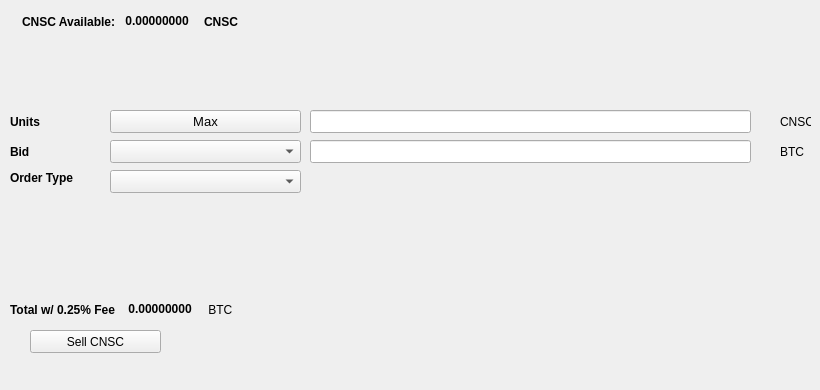
   <widget class="QWidget" name="SellTab">
    <attribute name="title">
     <string>Sell</string>
    </attribute>
    <widget class="QLabel" name="label_16">
     <property name="geometry">
      <rect>
       <x>780</x>
       <y>140</y>
       <width>31</width>
       <height>23</height>
      </rect>
     </property>
     <property name="text">
      <string>BTC</string>
     </property>
    </widget>
    <widget class="QComboBox" name="SellBidcomboBox">
     <property name="geometry">
      <rect>
       <x>110</x>
       <y>140</y>
       <width>191</width>
       <height>23</height>
      </rect>
     </property>
     <property name="font">
      <font>
       <pointsize>10</pointsize>
      </font>
     </property>
    </widget>
    <widget class="QLabel" name="label_18">
     <property name="geometry">
      <rect>
       <x>10</x>
       <y>110</y>
       <width>46</width>
       <height>23</height>
      </rect>
     </property>
     <property name="font">
      <font>
       <weight>75</weight>
       <bold>true</bold>
      </font>
     </property>
     <property name="text">
      <string>Units</string>
     </property>
    </widget>
    <widget class="QPushButton" name="Sell_Max_Amount">
     <property name="geometry">
      <rect>
       <x>110</x>
       <y>110</y>
       <width>191</width>
       <height>23</height>
      </rect>
     </property>
     <property name="font">
      <font>
       <pointsize>10</pointsize>
      </font>
     </property>
     <property name="text">
      <string>Max</string>
     </property>
    </widget>
    <widget class="QLabel" name="label_20">
     <property name="geometry">
      <rect>
       <x>10</x>
       <y>170</y>
       <width>91</width>
       <height>16</height>
      </rect>
     </property>
     <property name="font">
      <font>
       <weight>75</weight>
       <bold>true</bold>
      </font>
     </property>
     <property name="text">
      <string>Order Type</string>
     </property>
    </widget>
    <widget class="QComboBox" name="SellOrdertypeCombo">
     <property name="geometry">
      <rect>
       <x>110</x>
       <y>170</y>
       <width>191</width>
       <height>23</height>
      </rect>
     </property>
     <property name="font">
      <font>
       <pointsize>10</pointsize>
      </font>
     </property>
    </widget>
    <widget class="QLabel" name="label_21">
     <property name="geometry">
      <rect>
       <x>10</x>
       <y>140</y>
       <width>46</width>
       <height>23</height>
      </rect>
     </property>
     <property name="font">
      <font>
       <weight>75</weight>
       <bold>true</bold>
      </font>
     </property>
     <property name="text">
      <string>Bid</string>
     </property>
    </widget>
    <widget class="QLabel" name="label_22">
     <property name="geometry">
      <rect>
       <x>780</x>
       <y>110</y>
       <width>31</width>
       <height>23</height>
      </rect>
     </property>
     <property name="text">
      <string>CNSC</string>
     </property>
    </widget>
    <widget class="QLineEdit" name="UnitsInputCNSC">
     <property name="geometry">
      <rect>
       <x>310</x>
       <y>110</y>
       <width>441</width>
       <height>23</height>
      </rect>
     </property>
     <property name="font">
      <font>
       <pointsize>9</pointsize>
       <weight>75</weight>
       <bold>true</bold>
      </font>
     </property>
    </widget>
    <widget class="QLineEdit" name="SellBidPriceEdit">
     <property name="geometry">
      <rect>
       <x>310</x>
       <y>140</y>
       <width>441</width>
       <height>23</height>
      </rect>
     </property>
     <property name="font">
      <font>
       <pointsize>9</pointsize>
       <weight>75</weight>
       <bold>true</bold>
      </font>
     </property>
    </widget>
    <widget class="QPushButton" name="SellCNSCBTN">
     <property name="geometry">
      <rect>
       <x>30</x>
       <y>330</y>
       <width>131</width>
       <height>23</height>
      </rect>
     </property>
     <property name="text">
      <string>Sell CNSC</string>
     </property>
     <property name="icon">
      <iconset resource="../cnsc">
       <normaloff>:/icons/bitcoin</normaloff>:/icons/bitcoin</iconset>
     </property>
    </widget>
    <widget class="QWidget" name="layoutWidget3">
     <property name="geometry">
      <rect>
       <x>22</x>
       <y>12</y>
       <width>258</width>
       <height>19</height>
      </rect>
     </property>
     <layout class="QHBoxLayout" name="horizontalLayout">
      <item>
       <widget class="QLabel" name="label232_2">
        <property name="font">
         <font>
          <weight>75</weight>
          <bold>true</bold>
         </font>
        </property>
        <property name="text">
         <string>CNSC Available:</string>
        </property>
       </widget>
      </item>
      <item>
       <widget class="QLabel" name="CNSCAvailableLabel">
        <property name="palette">
         <palette>
          <active>
           <colorrole role="WindowText">
            <brush brushstyle="SolidPattern">
             <color alpha="255">
              <red>0</red>
              <green>0</green>
              <blue>0</blue>
             </color>
            </brush>
           </colorrole>
           <colorrole role="Button">
            <brush brushstyle="SolidPattern">
             <color alpha="255">
              <red>0</red>
              <green>170</green>
              <blue>0</blue>
             </color>
            </brush>
           </colorrole>
           <colorrole role="Light">
            <brush brushstyle="SolidPattern">
             <color alpha="255">
              <red>0</red>
              <green>255</green>
              <blue>0</blue>
             </color>
            </brush>
           </colorrole>
           <colorrole role="Midlight">
            <brush brushstyle="SolidPattern">
             <color alpha="255">
              <red>0</red>
              <green>212</green>
              <blue>0</blue>
             </color>
            </brush>
           </colorrole>
           <colorrole role="Dark">
            <brush brushstyle="SolidPattern">
             <color alpha="255">
              <red>0</red>
              <green>85</green>
              <blue>0</blue>
             </color>
            </brush>
           </colorrole>
           <colorrole role="Mid">
            <brush brushstyle="SolidPattern">
             <color alpha="255">
              <red>0</red>
              <green>113</green>
              <blue>0</blue>
             </color>
            </brush>
           </colorrole>
           <colorrole role="Text">
            <brush brushstyle="SolidPattern">
             <color alpha="255">
              <red>0</red>
              <green>170</green>
              <blue>0</blue>
             </color>
            </brush>
           </colorrole>
           <colorrole role="BrightText">
            <brush brushstyle="SolidPattern">
             <color alpha="255">
              <red>255</red>
              <green>255</green>
              <blue>255</blue>
             </color>
            </brush>
           </colorrole>
           <colorrole role="ButtonText">
            <brush brushstyle="SolidPattern">
             <color alpha="255">
              <red>0</red>
              <green>0</green>
              <blue>0</blue>
             </color>
            </brush>
           </colorrole>
           <colorrole role="Base">
            <brush brushstyle="SolidPattern">
             <color alpha="255">
              <red>255</red>
              <green>255</green>
              <blue>255</blue>
             </color>
            </brush>
           </colorrole>
           <colorrole role="Window">
            <brush brushstyle="SolidPattern">
             <color alpha="255">
              <red>0</red>
              <green>170</green>
              <blue>0</blue>
             </color>
            </brush>
           </colorrole>
           <colorrole role="Shadow">
            <brush brushstyle="SolidPattern">
             <color alpha="255">
              <red>0</red>
              <green>0</green>
              <blue>0</blue>
             </color>
            </brush>
           </colorrole>
           <colorrole role="AlternateBase">
            <brush brushstyle="SolidPattern">
             <color alpha="255">
              <red>127</red>
              <green>212</green>
              <blue>127</blue>
             </color>
            </brush>
           </colorrole>
           <colorrole role="ToolTipBase">
            <brush brushstyle="SolidPattern">
             <color alpha="255">
              <red>255</red>
              <green>255</green>
              <blue>220</blue>
             </color>
            </brush>
           </colorrole>
           <colorrole role="ToolTipText">
            <brush brushstyle="SolidPattern">
             <color alpha="255">
              <red>0</red>
              <green>0</green>
              <blue>0</blue>
             </color>
            </brush>
           </colorrole>
          </active>
          <inactive>
           <colorrole role="WindowText">
            <brush brushstyle="SolidPattern">
             <color alpha="255">
              <red>0</red>
              <green>0</green>
              <blue>0</blue>
             </color>
            </brush>
           </colorrole>
           <colorrole role="Button">
            <brush brushstyle="SolidPattern">
             <color alpha="255">
              <red>0</red>
              <green>170</green>
              <blue>0</blue>
             </color>
            </brush>
           </colorrole>
           <colorrole role="Light">
            <brush brushstyle="SolidPattern">
             <color alpha="255">
              <red>0</red>
              <green>255</green>
              <blue>0</blue>
             </color>
            </brush>
           </colorrole>
           <colorrole role="Midlight">
            <brush brushstyle="SolidPattern">
             <color alpha="255">
              <red>0</red>
              <green>212</green>
              <blue>0</blue>
             </color>
            </brush>
           </colorrole>
           <colorrole role="Dark">
            <brush brushstyle="SolidPattern">
             <color alpha="255">
              <red>0</red>
              <green>85</green>
              <blue>0</blue>
             </color>
            </brush>
           </colorrole>
           <colorrole role="Mid">
            <brush brushstyle="SolidPattern">
             <color alpha="255">
              <red>0</red>
              <green>113</green>
              <blue>0</blue>
             </color>
            </brush>
           </colorrole>
           <colorrole role="Text">
            <brush brushstyle="SolidPattern">
             <color alpha="255">
              <red>0</red>
              <green>170</green>
              <blue>0</blue>
             </color>
            </brush>
           </colorrole>
           <colorrole role="BrightText">
            <brush brushstyle="SolidPattern">
             <color alpha="255">
              <red>255</red>
              <green>255</green>
              <blue>255</blue>
             </color>
            </brush>
           </colorrole>
           <colorrole role="ButtonText">
            <brush brushstyle="SolidPattern">
             <color alpha="255">
              <red>0</red>
              <green>0</green>
              <blue>0</blue>
             </color>
            </brush>
           </colorrole>
           <colorrole role="Base">
            <brush brushstyle="SolidPattern">
             <color alpha="255">
              <red>255</red>
              <green>255</green>
              <blue>255</blue>
             </color>
            </brush>
           </colorrole>
           <colorrole role="Window">
            <brush brushstyle="SolidPattern">
             <color alpha="255">
              <red>0</red>
              <green>170</green>
              <blue>0</blue>
             </color>
            </brush>
           </colorrole>
           <colorrole role="Shadow">
            <brush brushstyle="SolidPattern">
             <color alpha="255">
              <red>0</red>
              <green>0</green>
              <blue>0</blue>
             </color>
            </brush>
           </colorrole>
           <colorrole role="AlternateBase">
            <brush brushstyle="SolidPattern">
             <color alpha="255">
              <red>127</red>
              <green>212</green>
              <blue>127</blue>
             </color>
            </brush>
           </colorrole>
           <colorrole role="ToolTipBase">
            <brush brushstyle="SolidPattern">
             <color alpha="255">
              <red>255</red>
              <green>255</green>
              <blue>220</blue>
             </color>
            </brush>
           </colorrole>
           <colorrole role="ToolTipText">
            <brush brushstyle="SolidPattern">
             <color alpha="255">
              <red>0</red>
              <green>0</green>
              <blue>0</blue>
             </color>
            </brush>
           </colorrole>
          </inactive>
          <disabled>
           <colorrole role="WindowText">
            <brush brushstyle="SolidPattern">
             <color alpha="255">
              <red>0</red>
              <green>85</green>
              <blue>0</blue>
             </color>
            </brush>
           </colorrole>
           <colorrole role="Button">
            <brush brushstyle="SolidPattern">
             <color alpha="255">
              <red>0</red>
              <green>170</green>
              <blue>0</blue>
             </color>
            </brush>
           </colorrole>
           <colorrole role="Light">
            <brush brushstyle="SolidPattern">
             <color alpha="255">
              <red>0</red>
              <green>255</green>
              <blue>0</blue>
             </color>
            </brush>
           </colorrole>
           <colorrole role="Midlight">
            <brush brushstyle="SolidPattern">
             <color alpha="255">
              <red>0</red>
              <green>212</green>
              <blue>0</blue>
             </color>
            </brush>
           </colorrole>
           <colorrole role="Dark">
            <brush brushstyle="SolidPattern">
             <color alpha="255">
              <red>0</red>
              <green>85</green>
              <blue>0</blue>
             </color>
            </brush>
           </colorrole>
           <colorrole role="Mid">
            <brush brushstyle="SolidPattern">
             <color alpha="255">
              <red>0</red>
              <green>113</green>
              <blue>0</blue>
             </color>
            </brush>
           </colorrole>
           <colorrole role="Text">
            <brush brushstyle="SolidPattern">
             <color alpha="255">
              <red>0</red>
              <green>85</green>
              <blue>0</blue>
             </color>
            </brush>
           </colorrole>
           <colorrole role="BrightText">
            <brush brushstyle="SolidPattern">
             <color alpha="255">
              <red>255</red>
              <green>255</green>
              <blue>255</blue>
             </color>
            </brush>
           </colorrole>
           <colorrole role="ButtonText">
            <brush brushstyle="SolidPattern">
             <color alpha="255">
              <red>0</red>
              <green>85</green>
              <blue>0</blue>
             </color>
            </brush>
           </colorrole>
           <colorrole role="Base">
            <brush brushstyle="SolidPattern">
             <color alpha="255">
              <red>0</red>
              <green>170</green>
              <blue>0</blue>
             </color>
            </brush>
           </colorrole>
           <colorrole role="Window">
            <brush brushstyle="SolidPattern">
             <color alpha="255">
              <red>0</red>
              <green>170</green>
              <blue>0</blue>
             </color>
            </brush>
           </colorrole>
           <colorrole role="Shadow">
            <brush brushstyle="SolidPattern">
             <color alpha="255">
              <red>0</red>
              <green>0</green>
              <blue>0</blue>
             </color>
            </brush>
           </colorrole>
           <colorrole role="AlternateBase">
            <brush brushstyle="SolidPattern">
             <color alpha="255">
              <red>0</red>
              <green>170</green>
              <blue>0</blue>
             </color>
            </brush>
           </colorrole>
           <colorrole role="ToolTipBase">
            <brush brushstyle="SolidPattern">
             <color alpha="255">
              <red>255</red>
              <green>255</green>
              <blue>220</blue>
             </color>
            </brush>
           </colorrole>
           <colorrole role="ToolTipText">
            <brush brushstyle="SolidPattern">
             <color alpha="255">
              <red>0</red>
              <green>0</green>
              <blue>0</blue>
             </color>
            </brush>
           </colorrole>
          </disabled>
         </palette>
        </property>
        <property name="font">
         <font>
          <weight>75</weight>
          <bold>true</bold>
         </font>
        </property>
        <property name="text">
         <string> 0.00000000 </string>
        </property>
        <property name="textInteractionFlags">
         <set>Qt::LinksAccessibleByMouse|Qt::TextSelectableByKeyboard|Qt::TextSelectableByMouse</set>
        </property>
       </widget>
      </item>
      <item>
       <widget class="QLabel" name="labelCNSC">
        <property name="font">
         <font>
          <weight>75</weight>
          <bold>true</bold>
         </font>
        </property>
        <property name="text">
         <string>CNSC</string>
        </property>
       </widget>
      </item>
     </layout>
    </widget>
    <widget class="QWidget" name="layoutWidget">
     <property name="geometry">
      <rect>
       <x>10</x>
       <y>300</y>
       <width>268</width>
       <height>19</height>
      </rect>
     </property>
     <layout class="QHBoxLayout" name="horizontalLayout_2">
      <item>
       <widget class="QLabel" name="label_19">
        <property name="font">
         <font>
          <weight>75</weight>
          <bold>true</bold>
         </font>
        </property>
        <property name="text">
         <string>Total w/ 0.25% Fee </string>
        </property>
       </widget>
      </item>
      <item>
       <widget class="QLabel" name="SellCostLabel">
        <property name="palette">
         <palette>
          <active>
           <colorrole role="WindowText">
            <brush brushstyle="SolidPattern">
             <color alpha="255">
              <red>0</red>
              <green>0</green>
              <blue>0</blue>
             </color>
            </brush>
           </colorrole>
           <colorrole role="Button">
            <brush brushstyle="SolidPattern">
             <color alpha="255">
              <red>0</red>
              <green>170</green>
              <blue>0</blue>
             </color>
            </brush>
           </colorrole>
           <colorrole role="Light">
            <brush brushstyle="SolidPattern">
             <color alpha="255">
              <red>0</red>
              <green>255</green>
              <blue>0</blue>
             </color>
            </brush>
           </colorrole>
           <colorrole role="Midlight">
            <brush brushstyle="SolidPattern">
             <color alpha="255">
              <red>0</red>
              <green>212</green>
              <blue>0</blue>
             </color>
            </brush>
           </colorrole>
           <colorrole role="Dark">
            <brush brushstyle="SolidPattern">
             <color alpha="255">
              <red>0</red>
              <green>85</green>
              <blue>0</blue>
             </color>
            </brush>
           </colorrole>
           <colorrole role="Mid">
            <brush brushstyle="SolidPattern">
             <color alpha="255">
              <red>0</red>
              <green>113</green>
              <blue>0</blue>
             </color>
            </brush>
           </colorrole>
           <colorrole role="Text">
            <brush brushstyle="SolidPattern">
             <color alpha="255">
              <red>0</red>
              <green>170</green>
              <blue>0</blue>
             </color>
            </brush>
           </colorrole>
           <colorrole role="BrightText">
            <brush brushstyle="SolidPattern">
             <color alpha="255">
              <red>255</red>
              <green>255</green>
              <blue>255</blue>
             </color>
            </brush>
           </colorrole>
           <colorrole role="ButtonText">
            <brush brushstyle="SolidPattern">
             <color alpha="255">
              <red>0</red>
              <green>0</green>
              <blue>0</blue>
             </color>
            </brush>
           </colorrole>
           <colorrole role="Base">
            <brush brushstyle="SolidPattern">
             <color alpha="255">
              <red>255</red>
              <green>255</green>
              <blue>255</blue>
             </color>
            </brush>
           </colorrole>
           <colorrole role="Window">
            <brush brushstyle="SolidPattern">
             <color alpha="255">
              <red>0</red>
              <green>170</green>
              <blue>0</blue>
             </color>
            </brush>
           </colorrole>
           <colorrole role="Shadow">
            <brush brushstyle="SolidPattern">
             <color alpha="255">
              <red>0</red>
              <green>0</green>
              <blue>0</blue>
             </color>
            </brush>
           </colorrole>
           <colorrole role="AlternateBase">
            <brush brushstyle="SolidPattern">
             <color alpha="255">
              <red>127</red>
              <green>212</green>
              <blue>127</blue>
             </color>
            </brush>
           </colorrole>
           <colorrole role="ToolTipBase">
            <brush brushstyle="SolidPattern">
             <color alpha="255">
              <red>255</red>
              <green>255</green>
              <blue>220</blue>
             </color>
            </brush>
           </colorrole>
           <colorrole role="ToolTipText">
            <brush brushstyle="SolidPattern">
             <color alpha="255">
              <red>0</red>
              <green>0</green>
              <blue>0</blue>
             </color>
            </brush>
           </colorrole>
          </active>
          <inactive>
           <colorrole role="WindowText">
            <brush brushstyle="SolidPattern">
             <color alpha="255">
              <red>0</red>
              <green>0</green>
              <blue>0</blue>
             </color>
            </brush>
           </colorrole>
           <colorrole role="Button">
            <brush brushstyle="SolidPattern">
             <color alpha="255">
              <red>0</red>
              <green>170</green>
              <blue>0</blue>
             </color>
            </brush>
           </colorrole>
           <colorrole role="Light">
            <brush brushstyle="SolidPattern">
             <color alpha="255">
              <red>0</red>
              <green>255</green>
              <blue>0</blue>
             </color>
            </brush>
           </colorrole>
           <colorrole role="Midlight">
            <brush brushstyle="SolidPattern">
             <color alpha="255">
              <red>0</red>
              <green>212</green>
              <blue>0</blue>
             </color>
            </brush>
           </colorrole>
           <colorrole role="Dark">
            <brush brushstyle="SolidPattern">
             <color alpha="255">
              <red>0</red>
              <green>85</green>
              <blue>0</blue>
             </color>
            </brush>
           </colorrole>
           <colorrole role="Mid">
            <brush brushstyle="SolidPattern">
             <color alpha="255">
              <red>0</red>
              <green>113</green>
              <blue>0</blue>
             </color>
            </brush>
           </colorrole>
           <colorrole role="Text">
            <brush brushstyle="SolidPattern">
             <color alpha="255">
              <red>0</red>
              <green>170</green>
              <blue>0</blue>
             </color>
            </brush>
           </colorrole>
           <colorrole role="BrightText">
            <brush brushstyle="SolidPattern">
             <color alpha="255">
              <red>255</red>
              <green>255</green>
              <blue>255</blue>
             </color>
            </brush>
           </colorrole>
           <colorrole role="ButtonText">
            <brush brushstyle="SolidPattern">
             <color alpha="255">
              <red>0</red>
              <green>0</green>
              <blue>0</blue>
             </color>
            </brush>
           </colorrole>
           <colorrole role="Base">
            <brush brushstyle="SolidPattern">
             <color alpha="255">
              <red>255</red>
              <green>255</green>
              <blue>255</blue>
             </color>
            </brush>
           </colorrole>
           <colorrole role="Window">
            <brush brushstyle="SolidPattern">
             <color alpha="255">
              <red>0</red>
              <green>170</green>
              <blue>0</blue>
             </color>
            </brush>
           </colorrole>
           <colorrole role="Shadow">
            <brush brushstyle="SolidPattern">
             <color alpha="255">
              <red>0</red>
              <green>0</green>
              <blue>0</blue>
             </color>
            </brush>
           </colorrole>
           <colorrole role="AlternateBase">
            <brush brushstyle="SolidPattern">
             <color alpha="255">
              <red>127</red>
              <green>212</green>
              <blue>127</blue>
             </color>
            </brush>
           </colorrole>
           <colorrole role="ToolTipBase">
            <brush brushstyle="SolidPattern">
             <color alpha="255">
              <red>255</red>
              <green>255</green>
              <blue>220</blue>
             </color>
            </brush>
           </colorrole>
           <colorrole role="ToolTipText">
            <brush brushstyle="SolidPattern">
             <color alpha="255">
              <red>0</red>
              <green>0</green>
              <blue>0</blue>
             </color>
            </brush>
           </colorrole>
          </inactive>
          <disabled>
           <colorrole role="WindowText">
            <brush brushstyle="SolidPattern">
             <color alpha="255">
              <red>0</red>
              <green>85</green>
              <blue>0</blue>
             </color>
            </brush>
           </colorrole>
           <colorrole role="Button">
            <brush brushstyle="SolidPattern">
             <color alpha="255">
              <red>0</red>
              <green>170</green>
              <blue>0</blue>
             </color>
            </brush>
           </colorrole>
           <colorrole role="Light">
            <brush brushstyle="SolidPattern">
             <color alpha="255">
              <red>0</red>
              <green>255</green>
              <blue>0</blue>
             </color>
            </brush>
           </colorrole>
           <colorrole role="Midlight">
            <brush brushstyle="SolidPattern">
             <color alpha="255">
              <red>0</red>
              <green>212</green>
              <blue>0</blue>
             </color>
            </brush>
           </colorrole>
           <colorrole role="Dark">
            <brush brushstyle="SolidPattern">
             <color alpha="255">
              <red>0</red>
              <green>85</green>
              <blue>0</blue>
             </color>
            </brush>
           </colorrole>
           <colorrole role="Mid">
            <brush brushstyle="SolidPattern">
             <color alpha="255">
              <red>0</red>
              <green>113</green>
              <blue>0</blue>
             </color>
            </brush>
           </colorrole>
           <colorrole role="Text">
            <brush brushstyle="SolidPattern">
             <color alpha="255">
              <red>0</red>
              <green>85</green>
              <blue>0</blue>
             </color>
            </brush>
           </colorrole>
           <colorrole role="BrightText">
            <brush brushstyle="SolidPattern">
             <color alpha="255">
              <red>255</red>
              <green>255</green>
              <blue>255</blue>
             </color>
            </brush>
           </colorrole>
           <colorrole role="ButtonText">
            <brush brushstyle="SolidPattern">
             <color alpha="255">
              <red>0</red>
              <green>85</green>
              <blue>0</blue>
             </color>
            </brush>
           </colorrole>
           <colorrole role="Base">
            <brush brushstyle="SolidPattern">
             <color alpha="255">
              <red>0</red>
              <green>170</green>
              <blue>0</blue>
             </color>
            </brush>
           </colorrole>
           <colorrole role="Window">
            <brush brushstyle="SolidPattern">
             <color alpha="255">
              <red>0</red>
              <green>170</green>
              <blue>0</blue>
             </color>
            </brush>
           </colorrole>
           <colorrole role="Shadow">
            <brush brushstyle="SolidPattern">
             <color alpha="255">
              <red>0</red>
              <green>0</green>
              <blue>0</blue>
             </color>
            </brush>
           </colorrole>
           <colorrole role="AlternateBase">
            <brush brushstyle="SolidPattern">
             <color alpha="255">
              <red>0</red>
              <green>170</green>
              <blue>0</blue>
             </color>
            </brush>
           </colorrole>
           <colorrole role="ToolTipBase">
            <brush brushstyle="SolidPattern">
             <color alpha="255">
              <red>255</red>
              <green>255</green>
              <blue>220</blue>
             </color>
            </brush>
           </colorrole>
           <colorrole role="ToolTipText">
            <brush brushstyle="SolidPattern">
             <color alpha="255">
              <red>0</red>
              <green>0</green>
              <blue>0</blue>
             </color>
            </brush>
           </colorrole>
          </disabled>
         </palette>
        </property>
        <property name="font">
         <font>
          <weight>75</weight>
          <bold>true</bold>
         </font>
        </property>
        <property name="autoFillBackground">
         <bool>false</bool>
        </property>
        <property name="text">
         <string> 0.00000000</string>
        </property>
        <property name="textInteractionFlags">
         <set>Qt::LinksAccessibleByMouse|Qt::TextSelectableByMouse</set>
        </property>
       </widget>
      </item>
      <item>
       <widget class="QLabel" name="label_17">
        <property name="font">
         <font>
          <weight>50</weight>
          <bold>false</bold>
         </font>
        </property>
        <property name="text">
         <string> BTC</string>
        </property>
       </widget>
      </item>
     </layout>
    </widget>
    <widget class="QLabel" name="label_23">
     <property name="geometry">
      <rect>
       <x>460</x>
       <y>300</y>
       <width>281</width>
       <height>81</height>
      </rect>
     </property>
     <property name="text">
      <string/>
     </property>
     <property name="pixmap">
      <pixmap>:/images/bittrex</pixmap>
     </property>
    </widget>
   </widget>
